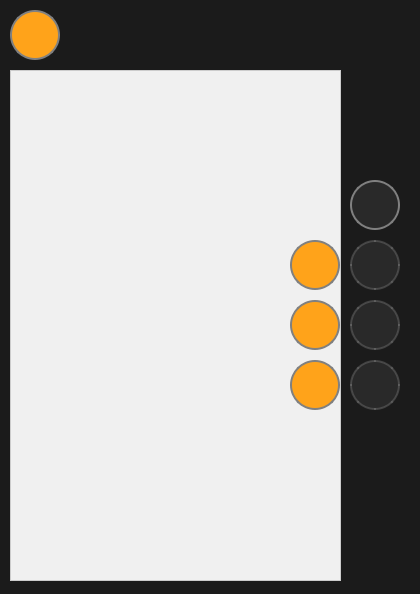
<?xml version="1.0" encoding="UTF-8"?>
<ui version="4.0">
 <class>MainWindow</class>
 <widget class="QMainWindow" name="MainWindow">
  <property name="geometry">
   <rect>
    <x>0</x>
    <y>0</y>
    <width>420</width>
    <height>594</height>
   </rect>
  </property>
  <property name="minimumSize">
   <size>
    <width>420</width>
    <height>594</height>
   </size>
  </property>
  <property name="maximumSize">
   <size>
    <width>420</width>
    <height>594</height>
   </size>
  </property>
  <property name="windowTitle">
   <string>MainWindow</string>
  </property>
  <property name="styleSheet">
   <string notr="true">background-color: #1b1b1b</string>
  </property>
  <widget class="QWidget" name="centralwidget">
   <widget class="QPushButton" name="pushButton_3">
    <property name="geometry">
     <rect>
      <x>10</x>
      <y>10</y>
      <width>50</width>
      <height>50</height>
     </rect>
    </property>
    <property name="styleSheet">
     <string notr="true">QPushButton {

	background-color: #ffa31a;
	border-radius: 25px;
	border: 2px solid #808080;
	color: rgb(255, 255, 255);
}

QPushButton:hover {
	
}</string>
    </property>
    <property name="text">
     <string/>
    </property>
    <property name="icon">
     <iconset>
      <normaloff>../../Downloads/account_avatar_face_man_people_profile_user_icon_123197.png</normaloff>../../Downloads/account_avatar_face_man_people_profile_user_icon_123197.png</iconset>
    </property>
   </widget>
   <widget class="QPushButton" name="AddButton">
    <property name="geometry">
     <rect>
      <x>350</x>
      <y>180</y>
      <width>50</width>
      <height>50</height>
     </rect>
    </property>
    <property name="styleSheet">
     <string notr="true">QPushButton {
	background-color: #292929;
	border-radius: 25px;
	border: 2px solid #808080;
	color: rgb(255, 255, 255);
}

QPushButton:hover {
	background-color: #ffa31a;
}</string>
    </property>
    <property name="text">
     <string/>
    </property>
    <property name="icon">
     <iconset>
      <normaloff>../../Downloads/addplussignoutline_112526.png</normaloff>../../Downloads/addplussignoutline_112526.png</iconset>
    </property>
   </widget>
   <widget class="QListWidget" name="listWidget">
    <property name="geometry">
     <rect>
      <x>10</x>
      <y>70</y>
      <width>331</width>
      <height>511</height>
     </rect>
    </property>
    <property name="styleSheet">
     <string notr="true">QListWidget {
                background-color: #f0f0f0;
                border: 1px solid #ccc;
                padding: 10px;
            }

            QListWidget::Item {
                background-color: #ffffff;
                border: 1px solid #ddd;
                border-radius: 5px;
                padding: 5px;
                margin-bottom: 5px;
            }

            QListWidget::Item:selected {
                background-color: #e0e0e0;
            }</string>
    </property>
   </widget>
   <widget class="QPushButton" name="AddButton_2">
    <property name="geometry">
     <rect>
      <x>350</x>
      <y>240</y>
      <width>50</width>
      <height>50</height>
     </rect>
    </property>
    <property name="styleSheet">
     <string notr="true">QPushButton {
	background-color: #292929;
	border-radius: 25px;
	border: 2px solid rgba(128,128,128,100);
	color: rgba(255, 255, 255, 100);
}

</string>
    </property>
    <property name="text">
     <string/>
    </property>
    <property name="icon">
     <iconset>
      <normaloff>../../Downloads/1159633.png</normaloff>../../Downloads/1159633.png</iconset>
    </property>
   </widget>
   <widget class="QPushButton" name="AddButton_3">
    <property name="geometry">
     <rect>
      <x>350</x>
      <y>360</y>
      <width>50</width>
      <height>50</height>
     </rect>
    </property>
    <property name="styleSheet">
     <string notr="true">QPushButton {
	background-color: #292929;
	border-radius: 25px;
	border: 2px solid rgba(128,128,128,100);
	color: rgba(255, 255, 255, 50);
}

</string>
    </property>
    <property name="text">
     <string/>
    </property>
    <property name="icon">
     <iconset>
      <normaloff>../../Downloads/download img yandex.png</normaloff>../../Downloads/download img yandex.png</iconset>
    </property>
   </widget>
   <widget class="QPushButton" name="AddButton_4">
    <property name="geometry">
     <rect>
      <x>350</x>
      <y>300</y>
      <width>50</width>
      <height>50</height>
     </rect>
    </property>
    <property name="styleSheet">
     <string notr="true">QPushButton {
	background-color: #292929;
	border-radius: 25px;
	border: 2px solid rgba(128,128,128,100);
	color: rgba(255, 255, 255, 100);
}

</string>
    </property>
    <property name="text">
     <string/>
    </property>
    <property name="icon">
     <iconset>
      <normaloff>../../Downloads/bin img yandex.png</normaloff>../../Downloads/bin img yandex.png</iconset>
    </property>
   </widget>
   <widget class="QPushButton" name="AddButton_5">
    <property name="geometry">
     <rect>
      <x>290</x>
      <y>360</y>
      <width>50</width>
      <height>50</height>
     </rect>
    </property>
    <property name="styleSheet">
     <string notr="true">QPushButton {

	background-color: #ffa31a;
	border-radius: 25px;
	border: 2px solid #808080;
	color: rgb(255, 255, 255);
}

QPushButton:hover {
	
}</string>
    </property>
    <property name="text">
     <string/>
    </property>
    <property name="icon">
     <iconset>
      <normaloff>../../Downloads/download img yandex.png</normaloff>../../Downloads/download img yandex.png</iconset>
    </property>
   </widget>
   <widget class="QPushButton" name="AddButton_6">
    <property name="geometry">
     <rect>
      <x>290</x>
      <y>300</y>
      <width>50</width>
      <height>50</height>
     </rect>
    </property>
    <property name="styleSheet">
     <string notr="true">QPushButton {

	background-color: #ffa31a;
	border-radius: 25px;
	border: 2px solid #808080;
	color: rgb(255, 255, 255);
}

QPushButton:hover {
	
}</string>
    </property>
    <property name="text">
     <string/>
    </property>
    <property name="icon">
     <iconset>
      <normaloff>../../Downloads/bin img yandex.png</normaloff>../../Downloads/bin img yandex.png</iconset>
    </property>
   </widget>
   <widget class="QPushButton" name="AddButton_7">
    <property name="geometry">
     <rect>
      <x>290</x>
      <y>240</y>
      <width>50</width>
      <height>50</height>
     </rect>
    </property>
    <property name="styleSheet">
     <string notr="true">QPushButton {

	background-color: #ffa31a;
	border-radius: 25px;
	border: 2px solid #808080;
	color: rgb(255, 255, 255);
}

QPushButton:hover {
	
}</string>
    </property>
    <property name="text">
     <string/>
    </property>
    <property name="icon">
     <iconset>
      <normaloff>../../Downloads/1159633.png</normaloff>../../Downloads/1159633.png</iconset>
    </property>
   </widget>
  </widget>
 </widget>
 <resources/>
 <connections/>
</ui>
